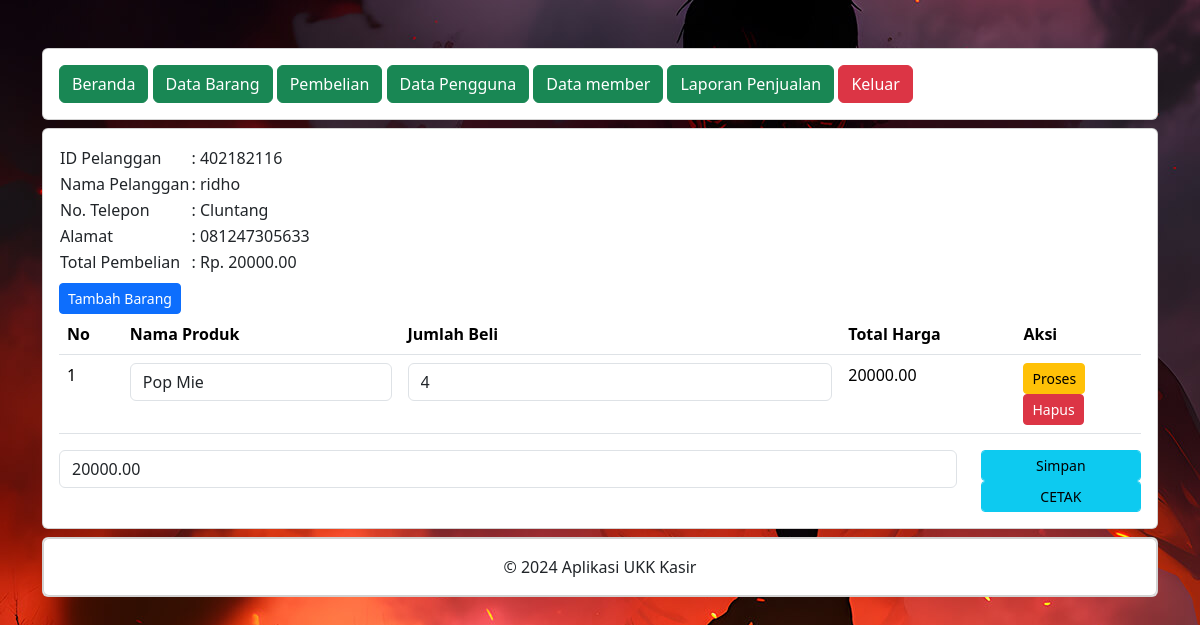
Screenshot of /administrator/detail_pembelian.php?PelangganID=402182116 (signed in) with the database file from the repository.
### tables this page shows
CREATE TABLE `penjualan` (
  `PenjualanID` int(11) NOT NULL,
  `TanggalPenjualan` date NOT NULL,
  `TotalHarga` decimal(10,2) NOT NULL,
  `PelangganID` int(11) NOT NULL
);

CREATE TABLE `pelanggan` (
  `PelangganID` int(11) NOT NULL,
  `NamaPelanggan` varchar(255) NOT NULL,
  `NomorTelepon` varchar(255) NOT NULL,
  `Alamat` text NOT NULL
);

CREATE TABLE `detailpenjualan` (
  `DetailID` int(11) NOT NULL,
  `PenjualanID` int(11) NOT NULL,
  `ProdukID` int(11) NOT NULL,
  `JumlahProduk` int(11) NOT NULL,
  `Subtotal` decimal(10,2) NOT NULL
);

CREATE TABLE `produk` (
  `ProdukID` int(11) NOT NULL,
  `NamaProduk` varchar(255) NOT NULL,
  `Harga` decimal(10,2) NOT NULL,
  `Stok` int(11) NOT NULL
);

### administrator/detail_pembelian.php (the view, shortened to what this page needs)
<?php
include "header.php";
include "navbar.php";
?>
<div class="card mt-2">
	<div class="card-body">
		<?php
		include '../koneksi.php';
		$PelangganID = $_GET['PelangganID'];
		$data = mysqli_query($koneksi,"SELECT * FROM pelanggan INNER JOIN penjualan ON pelanggan.PelangganID=penjualan.PelangganID");
		while($d = mysqli_fetch_array($data)){
			?>
			<?php if ($d['PelangganID'] == $PelangganID) { ?>
				<table>
					<tr>
						<td>ID Pelanggan</td>
						<td>: <?php echo $d['PelangganID']; ?></td>
					</tr>
					<tr>
						<td>Nama Pelanggan</td>
						<td>: <?php echo $d['NamaPelanggan']; ?></td>
					</tr>
					<tr>
						<td>No. Telepon</td>
						<td>: <?php echo $d['NomorTelepon']; ?></td>
					</tr>
					<tr>
						<td>Alamat</td>
						<td>: <?php echo $d['Alamat']; ?></td>
					</tr>
					<tr>
						<td>Total Pembelian</td>
						<td>: Rp. <?php echo $d['TotalHarga']; ?></td>
					</tr>
				</table>
				<form method="post" action="tambah_detail_penjualan.php">
					<button type="submit" class="btn btn-primary btn-sm mt-2">
						Tambah Barang
					</button>
				</form>
				<table class="table">
					<thead>
						<tr>
							<th>No</th>
							<th>Nama Produk</th>
							<th>Jumlah Beli</th>
							<th>Total Harga</th>
							<th>Aksi</th>
						</tr>
					</thead>
					<tbody>
						<?php
						include '../koneksi.php';
						$nos = 1;
						$detailpenjualan = mysqli_query($koneksi,"SELECT * FROM detailpenjualan");
						while($d_detailpenjualan = mysqli_fetch_array($detailpenjualan)){
							?>
							<?php
							if ($d_detailpenjualan['PenjualanID'] == $d['PenjualanID']) { ?>
								<tr>
									<td><?php echo $nos++; ?></td>
									<td>
										<form action="simpan_barang_beli.php" method="post">
											<div class="form-group">
												<select name="ProdukID" class="form-control" onchange="this.form.submit()">
													<?php
													include '../koneksi.php';
													$produk = mysqli_query($koneksi,"SELECT * FROM produk");
													while($d_produk = mysqli_fetch_array($produk)){
														?>
														<option value="<?php echo $d_produk['ProdukID']; ?>" <?php if ($d_produk['ProdukID']==$d_detailpenjualan['ProdukID']) { echo "selected"; } ?>><?php echo $d_produk['NamaProduk']; ?></option>
													<?php } ?>
												</select>
											</div>
										</form>
									</td>
									<td>
										<form method="post" action="hitung_subtotal.php">
											<div class="form-group">
												<input type="number" name="JumlahProduk" value="<?php echo $d_detailpenjualan['JumlahProduk']; ?>" class="form-control">
											</div>
										</td>
										<td><?php echo $d_detailpenjualan['Subtotal']; ?></td>
										<td>
											<button type="submit" class="btn btn-warning btn-sm">Proses</button>
										<form method="post" action="hapus_detail_pembelian.php">
											<button type="submit" class="btn btn-danger btn-sm">Hapus</button>
										</form>
									</td>
								</tr>
							<?php } else {
								?>
								<?php
							}
						}
						?>
					</tbody>
				</table>
				<form method="post" action="simpan_total_harga.php">
					<?php
					include '../koneksi.php';
					$detailpenjualan = mysqli_query($koneksi, "SELECT SUM(Subtotal) AS TotalHarga FROM detailpenjualan WHERE 	PenjualanID='$d[PenjualanID]'");
					$row = mysqli_fetch_assoc($detailpenjualan);
					$sum = $row['TotalHarga'];
					?>
					<div class="row">
						<div class="col-sm-10">
							<div class="form-group">
								<input type="text" class="form-control" name="TotalHarga" value="<?php echo $sum; ?>">
							</div>
						</div>
						<div class="col-sm-2">
							<div class="form-group">
								<button class="btn btn-info btn-sm form-control" type="submit">Simpan</button>
								<a href="cetak_struk.php" target="_BLANK" class="btn btn-info btn-sm form-control">CETAK</a>
							</div>
						</div>
					</div>
				</form>
			<?php } else { ?>
				<?php
			}
		}
		?>
	</div>
</div>
<?php
include "footer.php";
?>

### administrator/header.php (style rules this page uses)
body { background-image: url(../assets/bg.jpg); }

### rows the page displays
penjualan: PelangganID "402182116", PelangganID.NamaPelanggan "ridho", PelangganID.NomorTelepon "Cluntang", PelangganID.Alamat "081247305633", TotalHarga "20000.00"
detailpenjualan: ProdukID "Pop Mie", JumlahProduk "4", Subtotal "20000.00"
